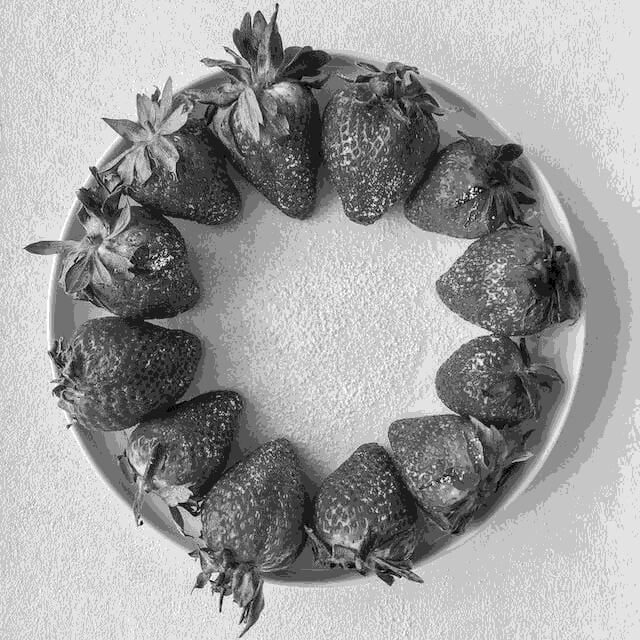
//> input picture Image/Image2.jpg, 640 x 640 px
$ ./LocalHistogramEqualization   (built with g++ and OpenCV 4)
//> lines starting //> are read from the running program, lines starting //| are printed output that depends on the picture
#include <opencv2/opencv.hpp>
#include <iostream>

using namespace cv;
using namespace std;

// Basic Local Histogram Equalization
Mat localHistEqualBlock(const Mat& src, int blockSize) {
    Mat dst = src.clone();
    Mat padded;
    int border = blockSize / 2;
    copyMakeBorder(src, padded, border, border, border, border, BORDER_REFLECT);

    for (int y = 0; y < src.rows; y += blockSize)
    {
        for (int x = 0; x < src.cols; x += blockSize)
        {
            Rect roi(x, y,
                min(blockSize, src.cols - x),
                min(blockSize, src.rows - y));
            Mat block = src(roi);
            Mat equalizedBlock;
            equalizeHist(block, equalizedBlock);
            equalizedBlock.copyTo(dst(roi));
        }
    }
    return dst;
}

// Local Histogram Equalization using sliding window
Mat localHistEqualSliding(const Mat& src, int WindowSize) {
    Mat dst = src.clone();
    Mat padded;
    int padding = WindowSize / 2;

    copyMakeBorder(src, padded, padding, padding, padding, padding, BORDER_REFLECT);

    for (int y = 0; y < src.rows; ++y)
    {
        for (int x = 0; x < src.cols; ++x)
        {
            // Cửa sổ xung quanh điểm (x,y)
            Rect roi(x, y, WindowSize, WindowSize);
            Mat window = padded(roi);

            // Tính histogram equalization cho vùng cửa sổ
            Mat eqWindow;
            equalizeHist(window, eqWindow);

            // Cập nhật lại pixel tại tâm
            dst.at<uchar>(y, x) = eqWindow.at<uchar>(padding,padding);
        }
    }
    return dst;
}

// CLAHE
Mat applyCLAHE(const Mat& src, double clipLimit, Size tileGridSize) {
    Ptr<CLAHE> clahe = createCLAHE(clipLimit, tileGridSize);
    Mat dst;
    clahe->apply(src, dst);
    return dst;
}

// Histogram Equalization a tile
void calcHistogram(const Mat& tile, vector<int>& hist) {
    for (int i = 0; i < tile.rows; ++i) {
        for (int j = 0; j < tile.cols; ++j) {
            int pixelValue = tile.at<uchar>(i, j);
            hist[pixelValue]++;
        }
    }
}

// Clip Histogram
void clipHistogram(vector<int>& hist, int clipLimit)
{
    int totalPixels = 0;
    int excess = 0;

    // Tính totalPixels
    for (int i = 0; i < hist.size(); ++i) {
        totalPixels += hist[i];
    }

    int maxAllowed = static_cast<int>(clipLimit * totalPixels / 256);

    // Clipping các giá trị quá mức
    for (int i = 0; i < hist.size(); ++i)
    {
        if (hist[i] > maxAllowed)
        {
            excess += hist[i] - maxAllowed;
            hist[i] = maxAllowed;
        }
    }
    // Redistribute excess
    int bonus = excess / 256;
    int remain = excess % 256;
    for (int k = 0; k < 256; ++k)
        hist[k] += bonus;
    for (int k = 0; k < remain; ++k)
        hist[k]++;
}

// Equalization Histogram a tile
void equalizeHistogram(vector<int>& hist, Mat& tile)
{
    int totalPixels = tile.rows * tile.cols;

    vector<int> cdf(hist.size(), 0);
    cdf[0] = hist[0];
    for (int i = 1; i < hist.size(); ++i) {
        cdf[i] = cdf[i - 1] + hist[i];
    }

    // Normalize the CDF
    int minCDF = *min_element(cdf.begin(), cdf.end());
    for (int i = 0; i < hist.size(); ++i) {
        cdf[i] = (cdf[i] - minCDF) * 255 / (totalPixels - minCDF);
    }

    // Áp dụng CDF cho từng pixel trong tile
    for (int i = 0; i < tile.rows; ++i) {
        for (int j = 0; j < tile.cols; ++j) {
            int pixelValue = tile.at<uchar>(i, j);
            tile.at<uchar>(i, j) = cdf[pixelValue];
        }
    }
}

// Manual CLAHE not using Bilinear
Mat ManualCLAHE(const Mat& img, int tileSize, int clipLimit)
{
    int rows = img.rows;
    int cols = img.cols;
    Mat result = img.clone();
    // Tránh chỉnh sửa img qua img(roi)
    Mat temp = img.clone();
    for (int i = 0; i < rows; i += tileSize)
    {
        for (int j = 0; j < cols; j += tileSize)
        {
            Rect roi(j, i, min(tileSize, cols - j), min(tileSize, rows - i));
            Mat tile = temp(roi);

            // Tính toán histogram cho tile
            vector<int> hist(256, 0);
            calcHistogram(tile, hist);

            //ClipHistogram
            clipHistogram(hist, clipLimit);

            // Histogram equalization cho tile
            equalizeHistogram(hist, tile);

            tile.copyTo(result(roi));
        }
    }

    return result;
}

// Manual CLAHE using Bilinear
Mat ManualCLAHE_Bilinear(const Mat& src, int tileSize, double clipLimit)
{
    Mat dst = src.clone();
    int rows = src.rows;
    int cols = src.cols;
    int nTilesY = (rows + tileSize - 1) / tileSize;
    int nTilesX = (cols + tileSize - 1) / tileSize;

    // Precompute LUTs cho mỗi tile
    vector<vector<vector<uchar>>> LUTs(nTilesY, vector<vector<uchar>>(nTilesX, vector<uchar>(256, 0)));

    for (int i = 0; i < nTilesY; ++i)
    {
        for (int j = 0; j < nTilesX; ++j)
        {
            int y0 = i * tileSize;
            int x0 = j * tileSize;
            int h = min(tileSize, rows - y0);
            int w = min(tileSize, cols - x0);
            int totalPixels = w * h;
            Rect roi(x0, y0, w, h);
            Mat tile = src(roi);

            // Histogram
            vector<int> hist(256, 0);
            calcHistogram(tile, hist);

            // Clip Histogram
            clipHistogram(hist, clipLimit);

            // CDF
            vector<int> cdf(256, 0);
            cdf[0] = hist[0];
            for (int k = 1; k < 256; ++k)
                cdf[k] = cdf[k - 1] + hist[k];

            int minCDF = 0;
            for (int k = 0; k < 256; ++k)
            {
                if (cdf[k] != 0)
                {
                    minCDF = cdf[k];
                    break;
                }
            }

            for (int k = 0; k < 256; ++k)
            {
                LUTs[i][j][k] = saturate_cast<uchar>((cdf[k] - minCDF) * 255 / max(1, totalPixels - minCDF));
            }
        }
    }

    // Apply bilinear interpolation
    for (int y = 0; y < rows; ++y)
    {
        float gy = (float)y / tileSize;
        int y1 = static_cast<int>(floor(gy));
        int y2 = min(y1 + 1, nTilesY - 1);
        float dy = gy - y1;
        y1 = min(y1, nTilesY - 1);

        for (int x = 0; x < cols; ++x)
        {
            float gx = (float)x / tileSize;
            int x1 = static_cast<int>(floor(gx));
            int x2 = min(x1 + 1, nTilesX - 1);
            float dx = gx - x1;
            x1 = min(x1, nTilesX - 1);

            int val = src.at<uchar>(y, x);

            float tl = LUTs[y1][x1][val];
            float tr = LUTs[y1][x2][val];
            float bl = LUTs[y2][x1][val];
            float br = LUTs[y2][x2][val];

            float top = tl * (1.0f - dx) + tr * dx;
            float bottom = bl * (1.0f - dx) + br * dx;
            float interpolated = top * (1.0f - dy) + bottom * dy;

            dst.at<uchar>(y, x) = static_cast<uchar>(round(interpolated));
        }
    }

    return dst;
}


int main() {

    // Original Image
    Mat img = imread("D:/FresherXavisTech/Image/Image2.jpg", IMREAD_GRAYSCALE);
//> img is the input picture: 640 rows x 640 cols, CV_8UC1; min 0, max 255, mean 157.8
    if (img.empty()) {
        cout << "Can not open the image!" << endl;
        return -1;
    }
    imshow("Original Image", img);

    // Histogram Equalization using OpenCV library
    Mat eqlHist = img.clone();
    equalizeHist(img, eqlHist);
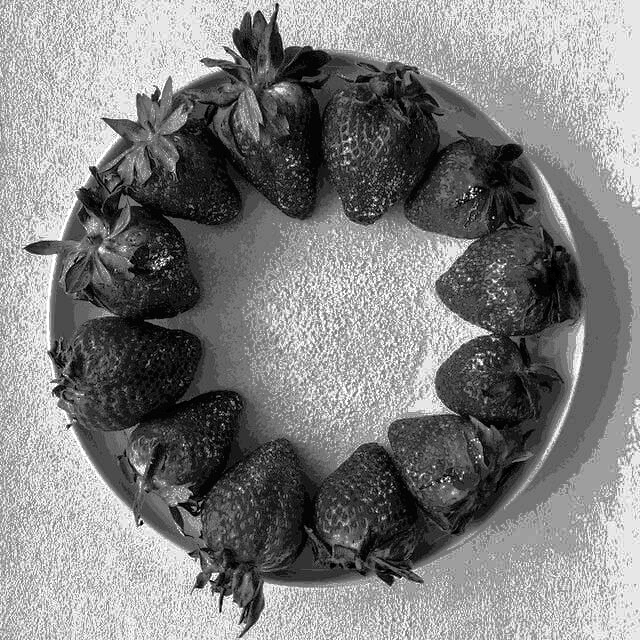
//> eqlHist: 640 rows x 640 cols, CV_8UC1; min 0, max 255, mean 128.6
    imshow("HE OpenCV", eqlHist);

    // Basic Local Histogram Equalization
    Mat blockEqualized = localHistEqualBlock(img, 60);
//> after the loop in localHistEqualBlock, `for (int y = 0; y < src.rows; y += blockSize)`:
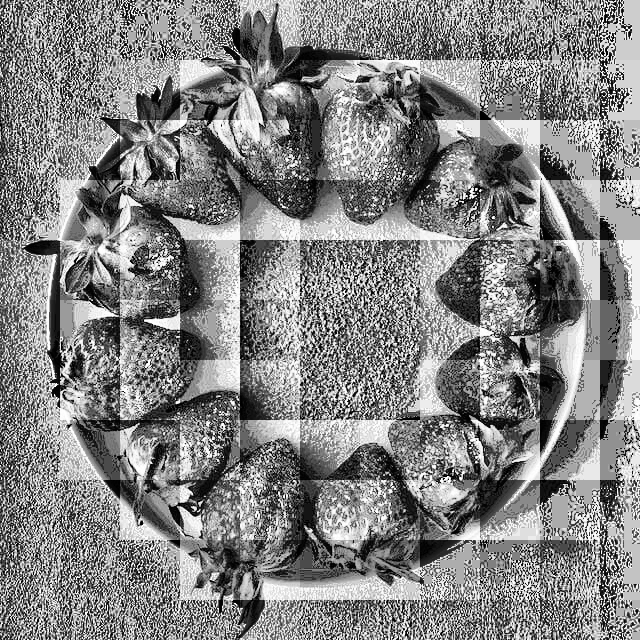
//> dst: 640 rows x 640 cols, CV_8UC1; min 0, max 255, mean 131.5
    imshow("Block Equalization", blockEqualized);

    // Local Histogram Equalization using sliding window
    Mat slidingEqualized = localHistEqualSliding(img, 15);
//> in localHistEqualSliding, `copyMakeBorder(src, padded, padding, padding, padding, padding, BORDER..`:
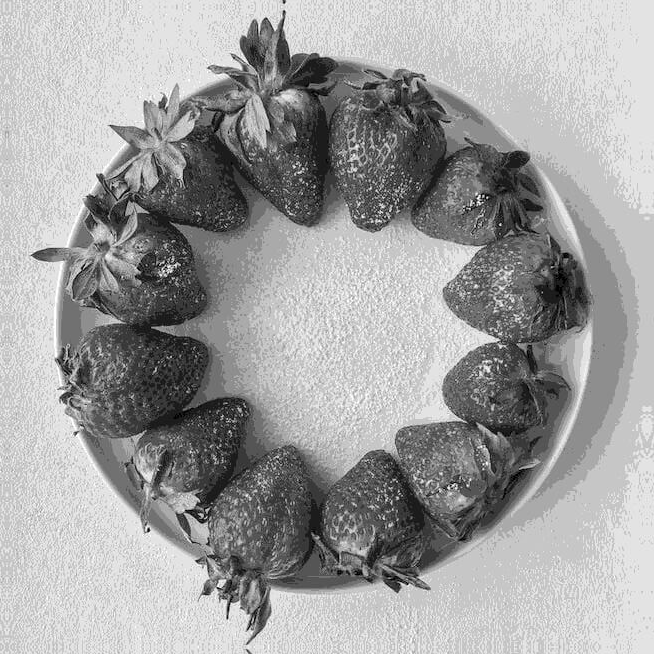
//> padded: 654 rows x 654 cols, CV_8UC1; min 0, max 255, mean 160.2
//> after the loop in localHistEqualSliding, `for (int y = 0; y < src.rows; ++y)`:
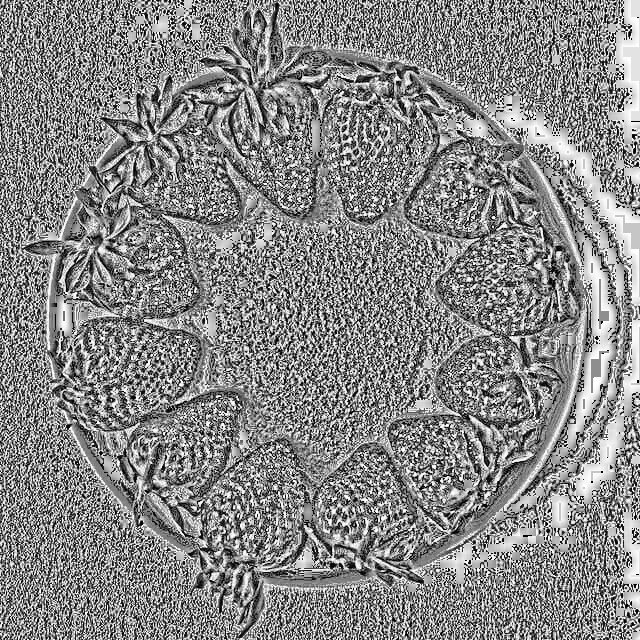
//> dst: 640 rows x 640 cols, CV_8UC1; min 0, max 255, mean 135.1
    imshow("Sliding Window Equalization", slidingEqualized);

    //CLAHE
    Mat claheImg = applyCLAHE(img, 2.0, Size(8, 8));
//> in applyCLAHE, `clahe->apply(src, dst);`:
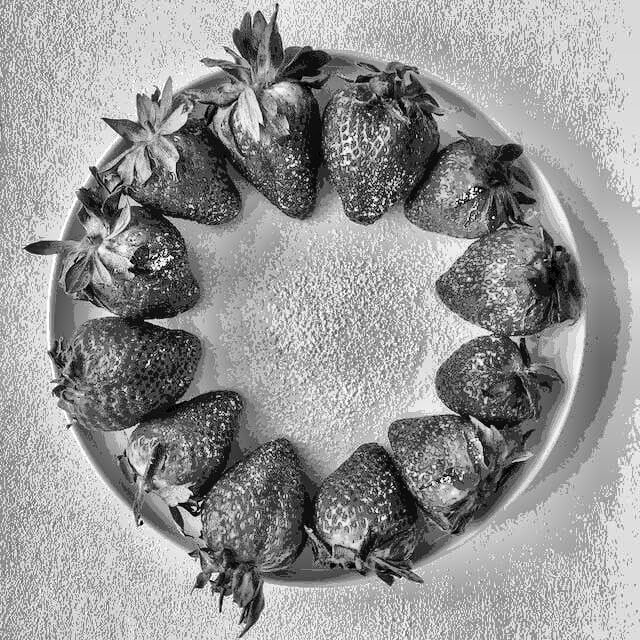
//> dst: 640 rows x 640 cols, CV_8UC1; min 0, max 255, mean 150.4
    imshow("CLAHE", claheImg);

    Mat CLAHEimg = ManualCLAHE(img, 32, 4.0);
//> after the loop in ManualCLAHE, `for (int i = 0; i < rows; i += tileSize)`:
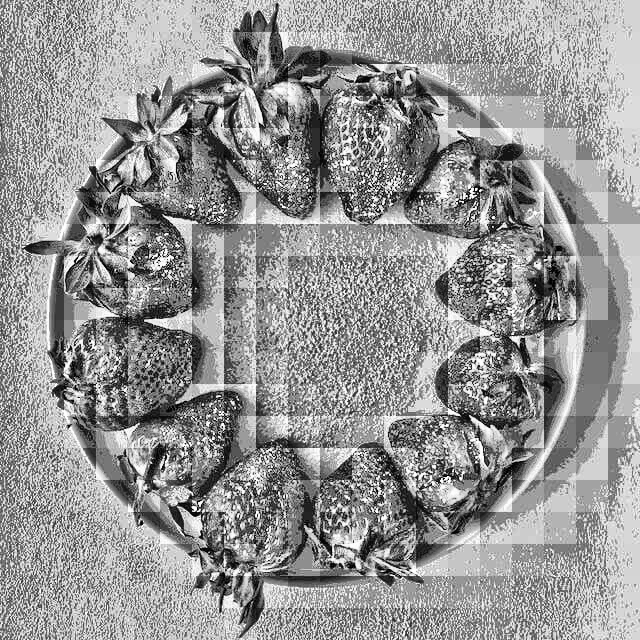
//> temp: 640 rows x 640 cols, CV_8UC1; min 0, max 255, mean 148.8
    imshow("Manual CLAHE", CLAHEimg);

    Mat CLAHEImgBil = ManualCLAHE_Bilinear(img, 32, 3.0f);
//> after the loop in ManualCLAHE_Bilinear, `for (int y = 0; y < rows; ++y)`:
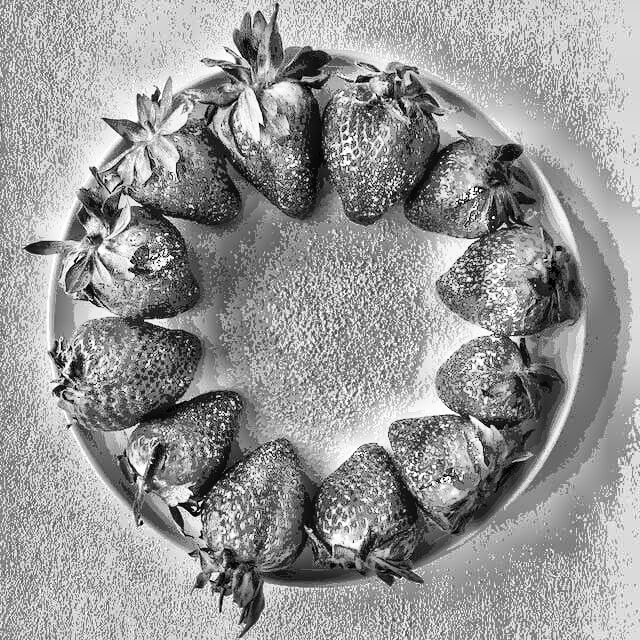
//> dst: 640 rows x 640 cols, CV_8UC1; min 0, max 255, mean 151.5
    imshow("Manual CLAHE Bilinear", CLAHEImgBil);

    waitKey(0);
    return 0;
}
